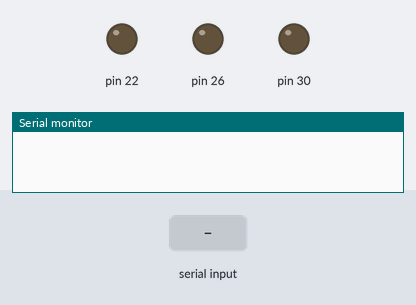
A sketch run on a simulated Arduino Mega 2560, built with avr-gcc and run on an emulated ATmega2560. Parts: output pins drawn as LEDs (lit = HIGH), the last lines printed to the serial monitor. The inputs (shaded band) are chosen by the test bench.

Above: at 1.2 s.
1.3 s: "3" received over Serial
At 2.1 s:
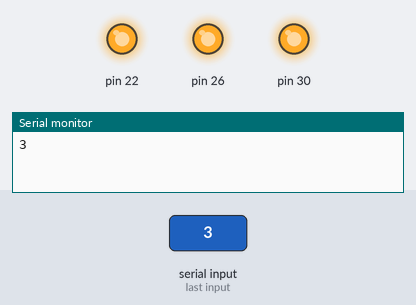
2.8 s: "2" received over Serial
At 3.2 s:
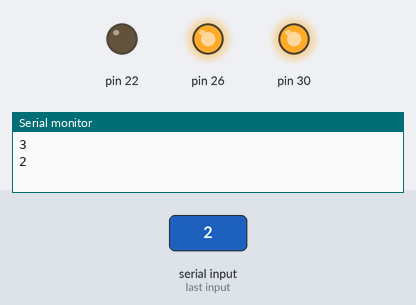
4.3 s: "1" received over Serial
At 5.5 s:
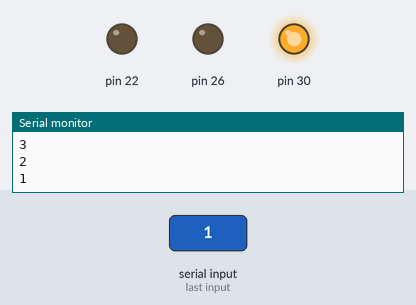
5.8 s: "0" received over Serial
At 6.7 s:
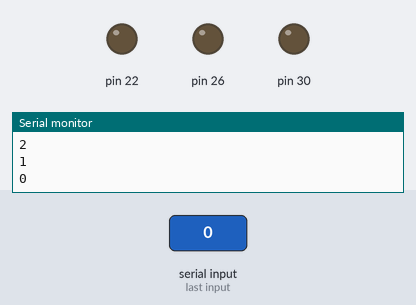
Timing chart, 0 to 8.3 s (numbered marks = the images above; inputs shaded):
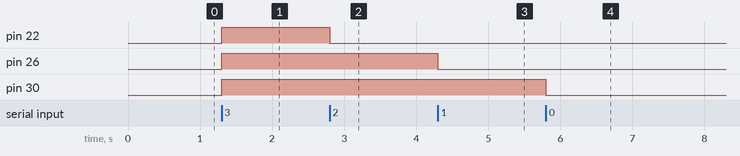

The sketch:

Arduino.ino
```cpp
/*
 * Created for TAMUMake
 * 3 Digital Output pins for LEDS. Dev Board used was a Mega 2560
 * Seth Barberee
 * 2/16/18
 */
char message = '0';
void setup() {
  pinMode(22, OUTPUT);
  pinMode(26, OUTPUT);
  pinMode(30, OUTPUT);
  Serial.begin(9600);
}

void loop() {
  while(Serial.available() > 0){
    char message = (char)Serial.read();
    Serial.println(message);
   if(message == '3'){
    digitalWrite(22, HIGH);
    digitalWrite(26, HIGH);
    digitalWrite(30, HIGH);
    }
   else if(message == '2'){
     digitalWrite(22, LOW);
     digitalWrite(26, HIGH);
     digitalWrite(30, HIGH);
    }
  else if(message == '1'){
      digitalWrite(22, LOW);
      digitalWrite(26, LOW);
      digitalWrite(30, HIGH);
    }
  else if(message == '0') {
    digitalWrite(22, LOW);
    digitalWrite(26, LOW);
    digitalWrite(30, LOW);
    }
  }
}
```

Measured:
- after the input at 1.3 s, pin 22, pin 26, pin 30: LOW → HIGH at once
- after the input at 2.8 s, pin 22: HIGH → LOW at once
- after the input at 4.3 s, pin 26: HIGH → LOW at once
- after the input at 5.8 s, pin 30: HIGH → LOW at once
